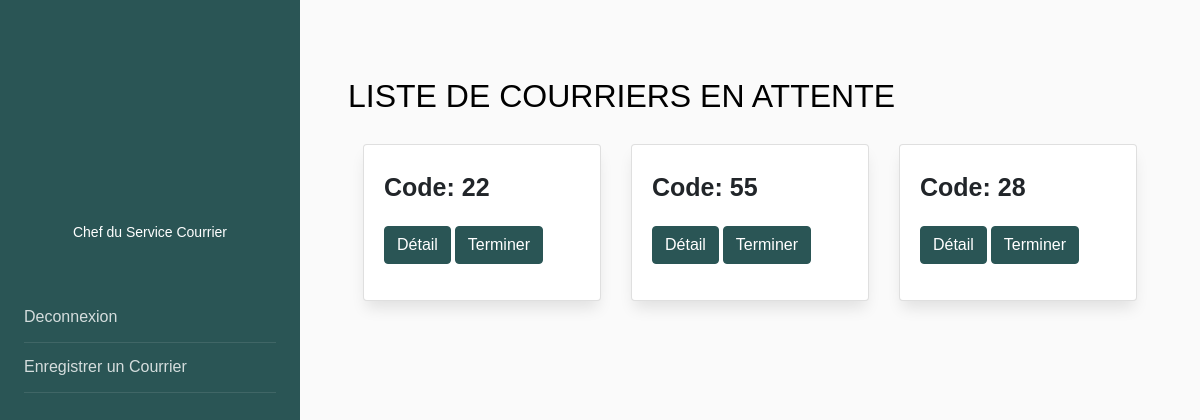
Page /courrier_attente/ on the committed database.
### senat/models.py (models this page shows, shortened)
class Courrier(models.Model):
    transmetteur = models.CharField(max_length=150, choices=EMETTEUR)
    recepteur = models.CharField(max_length=100, choices=RECEPTEUR)
    types = models.CharField(max_length=100, choices=TYPES_COURRIERS)
    structure = models.CharField(max_length=100, choices=STRUCTURE, null=True, blank=True)
    code = models.CharField(max_length=100, null=False, blank=False)
    annee = models.CharField(max_length=100, null=True, blank=True)
    date = models.DateField(blank=True, null=True)
    objet = models.CharField(max_length=10000, null=False, blank=False)
    service_traitement = models.CharField(max_length=150, choices=SERVICE_TRAITEMENT)
    mention = models.CharField(max_length=100, choices=MENTION, null=True, blank=True)
    is_active = models.BooleanField(default=True)
    class Meta:
        db_table = "courrier"

### senat/views.py (the view)
# urls.py: path('courrier_attente/', views.courrier_attente, name='courrier_attente'),
def courrier_attente(request):
    courrier = Courrier.objects.filter(mention="ETUDE ET COMPTE RENDU", is_active=True)
    return render(request, 'courrier_attente.html', {"courrier": courrier})

### senat/templates/courrier_attente.html (shortened to what this page needs)
{% load static %}
{% load crispy_forms_tags %}
<!DOCTYPE html>
<html>
<head>
<link rel="stylesheet" href="https://stackpath.bootstrapcdn.com/font-awesome/4.7.0/css/font-awesome.min.css">
<link rel="stylesheet" href="https://stackpath.bootstrapcdn.com/bootstrap/4.3.1/css/bootstrap.min.css">
</head>
<body>
<div class="wrapper d-flex align-items-stretch">
    <nav id="sidebar">
        <div class="p-4 pt-5">
            <a href="#" class="img logo rounded-circle mb-3" style="background-image: url(http://frontendfreecode.com/img/user.jpg);"></a>
            <p class="text-center"> <br> Chef du Service Courrier</p>
            <ul class="list-unstyled components mb-5 mt-5">
                <li>
                    <a href="{% url 'account:index' %}">Deconnexion</a>
                </li>
                <li>
                    <a href="{% url 'senat:chef_service' %}">Enregistrer un Courrier</a>
                </li>
            </ul>
        </div>
    </nav>
    <div id="content" class="p-4 p-md-5 ">
        <h2 class="mb-4 mt-4">LISTE DE COURRIERS EN ATTENTE</h2>
            <div class="container">
                <div class="row">
                    {% for courriers in courrier %}
                    <div class="col-12 col-sm-6 col-lg-4">
                            <div class="card" style="border-color:; box-shadow: 0px 10px 15px -3px rgba(0,0,0,0.1);">
                                <div class="card-body">
                                    <p style="font-size: 25px; font-weight: bold;">
                                        Code: {{ courriers.code }}
                                    <p>
                                    <a style="color: black" href=" {% url 'senat:courrier_attente_detail' courriers.id %} ">
                                        <button type="button" class="btn btn-primary">Détail</button>
                                    </a>
                                    <button type="button" class="btn btn-primary" data-toggle="modal" data-target="#exampleModal">Terminer</button>
                                </div>
                            </div>
                    </div>
                    {% endfor %}
                </div>
            </div>
    </div>
</div>
</body>
</html>

### senat/templates/courrier_attente.html (style rules this page uses)
body { font-family: "Poppins", Arial, sans-serif; font-size: 14px; line-height: 1.8; font-weight: normal; background: #fafafa; }
a { -webkit-transition: 0.3s all ease; -o-transition: 0.3s all ease; transition: 0.3s all ease; color: #fff; }
button { -webkit-transition: 0.3s all ease; -o-transition: 0.3s all ease; transition: 0.3s all ease; }
h1, h2, h3, h4, h5, .h1, .h2, .h3, .h4, .h5 { line-height: 1.5; font-weight: 400; font-family: "Poppins", Arial, sans-serif; color: #000; }
.img { background-size: cover; background-repeat: no-repeat; background-position: center center; }
.wrapper { width: 100%; }
#sidebar { min-width: 300px; max-width: 300px; background: #2a5555; color: #fff; -webkit-transition: all 0.3s; -o-transition: all 0.3s; transition: all 0.3s; }
#sidebar .logo { display: block; width: 120px; height: 120px; margin: 0 auto; }
#sidebar ul.components { padding: 0; }
#sidebar ul li { font-size: 16px; }
#sidebar ul li a { padding: 10px 0; display: block; color: rgba(255, 255, 255, 0.8); border-bottom: 1px solid rgba(255, 255, 255, 0.1); }
#content { width: 100%; padding: 0; min-height: 100vh; -webkit-transition: all 0.3s; -o-transition: all 0.3s; transition: all 0.3s; }
.btn.btn-primary { background: #2a5555; border-color: #2a5555; }

### rows in the picture
Courrier: code "22"
Courrier: code "55"
Courrier: code "28"
